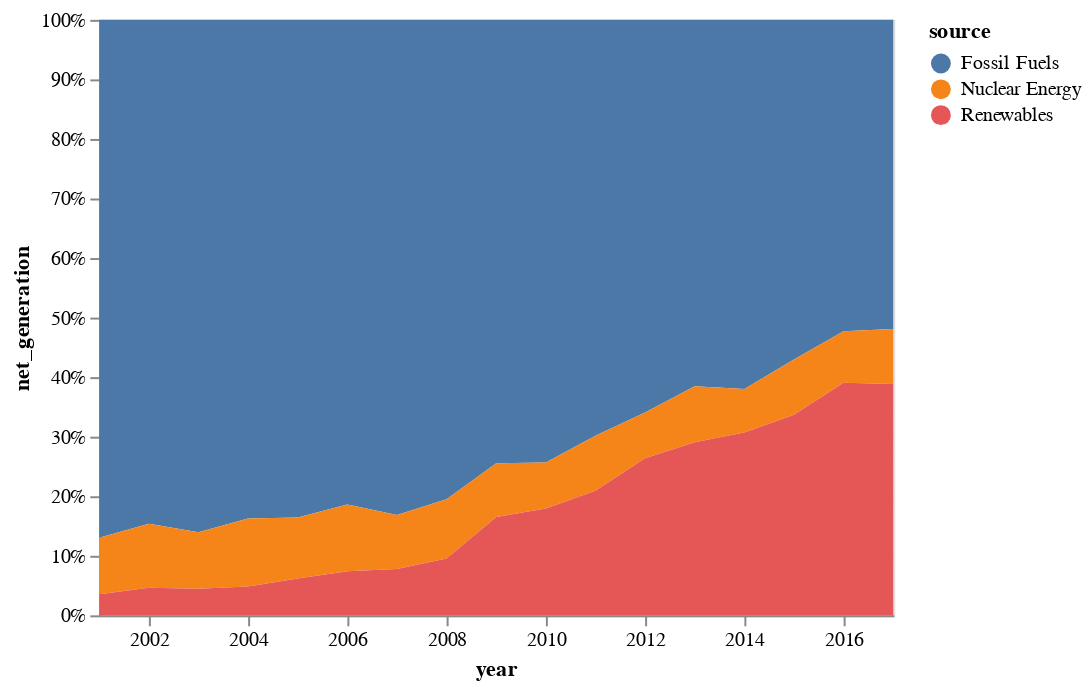

This figure's notebook cell:
### Markdown cell above
Normally, in every data visualization package, we would load the dataset after importing the required packages, but this time we don't load the dataset. ***For Stacked Area Chart, we will use one of Altair's ready-made datasets.***

### Code cell
import altair as alt
from vega_datasets import data

source = data.iowa_electricity()

alt.Chart(source).mark_area().encode(
    x = "year",
    y = alt.Y("net_generation", stack="normalize"),
    color = "source"
)

### Figure 1 — Vega-Lite specification as saved in the notebook (floating-point values rounded to 4 significant figures)
{"config": {"view": {"continuousWidth": 400, "continuousHeight": 300}}, "data": {"name": "data-bb61008ba0c766c5601afa5323d12ad4"}, "mark": "area", "encoding": {"color": {"type": "nominal", "field": "source"}, "x": {"type": "temporal", "field": "year"}, "y": {"type": "quantitative", "field": "net_generation", "stack": "normalize"}}, "$schema": "https://vega.github.io/schema/vega-lite/v4.8.1.json", "datasets": {"data-bb61008ba0c766c5601afa5323d12ad4": [{"year": "2001-01-01T00:00:00", "source": "Fossil Fuels", "net_generation": 35361}, {"year": "2002-01-01T00:00:00", "source": "Fossil Fuels", "net_generation": 35991}, {"year": "2003-01-01T00:00:00", "source": "Fossil Fuels", "net_generation": 36234}, {"year": "2004-01-01T00:00:00", "source": "Fossil Fuels", "net_generation": 36205}, {"year": "2005-01-01T00:00:00", "source": "Fossil Fuels", "net_generation": 36883}, {"year": "2006-01-01T00:00:00", "source": "Fossil Fuels", "net_generation": 37014}, {"year": "2007-01-01T00:00:00", "source": "Fossil Fuels", "net_generation": 41389}, {"year": "2008-01-01T00:00:00", "source": "Fossil Fuels", "net_generation": 42734}, {"year": "2009-01-01T00:00:00", "source": "Fossil Fuels", "net_generation": 38620}, {"year": "2010-01-01T00:00:00", "source": "Fossil Fuels", "net_generation": 42750}, {"year": "2011-01-01T00:00:00", "source": "Fossil Fuels", "net_generation": 39361}, {"year": "2012-01-01T00:00:00", "source": "Fossil Fuels", "net_generation": 37379}, {"year": "2013-01-01T00:00:00", "source": "Fossil Fuels", "net_generation": 34873}, {"year": "2014-01-01T00:00:00", "source": "Fossil Fuels", "net_generation": 35250}, {"year": "2015-01-01T00:00:00", "source": "Fossil Fuels", "net_generation": 32319}, {"year": "2016-01-01T00:00:00", "source": "Fossil Fuels", "net_generation": 28437}, {"year": "2017-01-01T00:00:00", "source": "Fossil Fuels", "net_generation": 29329}, {"year": "2001-01-01T00:00:00", "source": "Nuclear Energy", "net_generation": 3853}, {"year": "2002-01-01T00:00:00", "source": "Nuclear Energy", "net_generation": 4574}, {"year": "2003-01-01T00:00:00", "source": "Nuclear Energy", "net_generation": 3988}, {"year": "2004-01-01T00:00:00", "source": "Nuclear Energy", "net_generation": 4929}, {"year": "2005-01-01T00:00:00", "source": "Nuclear Energy", "net_generation": 4538}, {"year": "2006-01-01T00:00:00", "source": "Nuclear Energy", "net_generation": 5095}, {"year": "2007-01-01T00:00:00", "source": "Nuclear Energy", "net_generation": 4519}, {"year": "2008-01-01T00:00:00", "source": "Nuclear Energy", "net_generation": 5282}, {"year": "2009-01-01T00:00:00", "source": "Nuclear Energy", "net_generation": 4679}, {"year": "2010-01-01T00:00:00", "source": "Nuclear Energy", "net_generation": 4451}, {"year": "2011-01-01T00:00:00", "source": "Nuclear Energy", "net_generation": 5215}, {"year": "2012-01-01T00:00:00", "source": "Nuclear Energy", "net_generation": 4347}, {"year": "2013-01-01T00:00:00", "source": "Nuclear Energy", "net_generation": 5321}, {"year": "2014-01-01T00:00:00", "source": "Nuclear Energy", "net_generation": 4152}, {"year": "2015-01-01T00:00:00", "source": "Nuclear Energy", "net_generation": 5243}, {"year": "2016-01-01T00:00:00", "source": "Nuclear Energy", "net_generation": 4703}, {"year": "2017-01-01T00:00:00", "source": "Nuclear Energy", "net_generation": 5214}, {"year": "2001-01-01T00:00:00", "source": "Renewables", "net_generation": 1437}, {"year": "2002-01-01T00:00:00", "source": "Renewables", "net_generation": 1963}, {"year": "2003-01-01T00:00:00", "source": "Renewables", "net_generation": 1885}, {"year": "2004-01-01T00:00:00", "source": "Renewables", "net_generation": 2102}, {"year": "2005-01-01T00:00:00", "source": "Renewables", "net_generation": 2724}, {"year": "2006-01-01T00:00:00", "source": "Renewables", "net_generation": 3364}, {"year": "2007-01-01T00:00:00", "source": "Renewables", "net_generation": 3870}, {"year": "2008-01-01T00:00:00", "source": "Renewables", "net_generation": 5070}, {"year": "2009-01-01T00:00:00", "source": "Renewables", "net_generation": 8560}, {"year": "2010-01-01T00:00:00", "source": "Renewables", "net_generation": 10308}, {"year": "2011-01-01T00:00:00", "source": "Renewables", "net_generation": 11795}, {"year": "2012-01-01T00:00:00", "source": "Renewables", "net_generation": 14949}, {"year": "2013-01-01T00:00:00", "source": "Renewables", "net_generation": 16476}, {"year": "2014-01-01T00:00:00", "source": "Renewables", "net_generation": 17452}, {"year": "2015-01-01T00:00:00", "source": "Renewables", "net_generation": 19091}, {"year": "2016-01-01T00:00:00", "source": "Renewables", "net_generation": 21241}, {"year": "2017-01-01T00:00:00", "source": "Renewables", "net_generation": 21933}]}}
